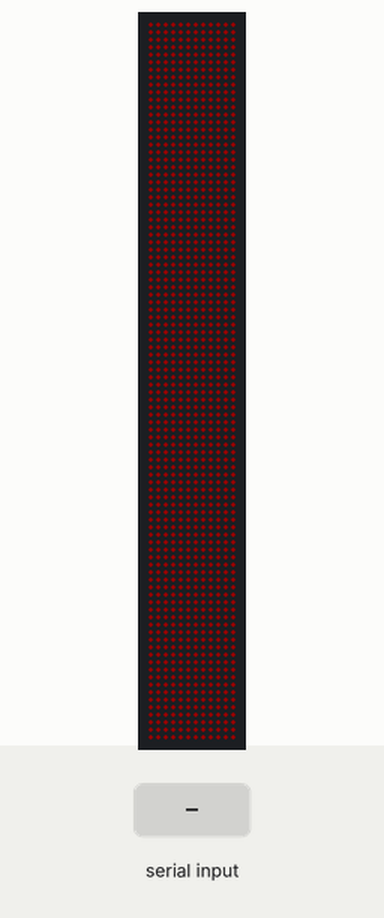
Recording of a sketch running on a simulated Teensy 3. Parts: 12×96 RGB LED matrix (first LED top left, wired row by row). The inputs (shaded band) are chosen by the test bench. Dim RGB values are drawn brighter than linear; what the sketch prints to the serial monitor is not drawn.

Above: at 0.2 s.
At 0.7 s:
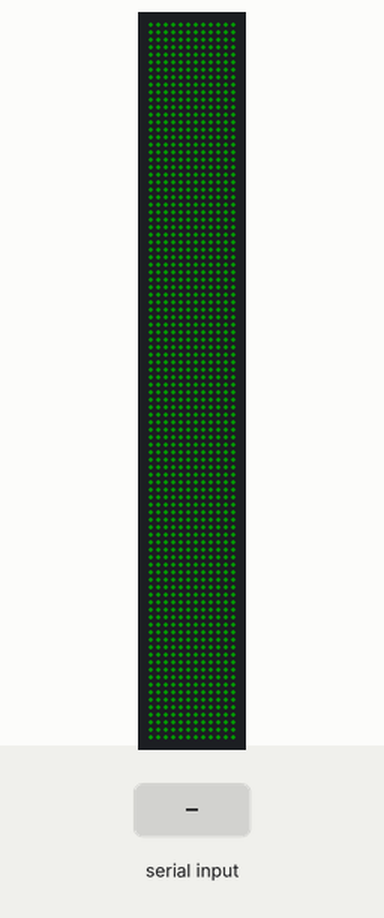
At 1.2 s:
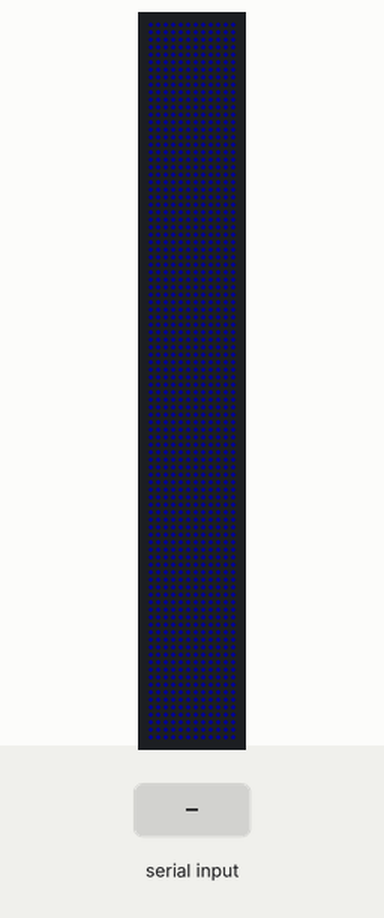
3.0 s: "?" received over Serial
Timing chart, 0 to 6.0 s (numbered marks = the images above; inputs shaded):
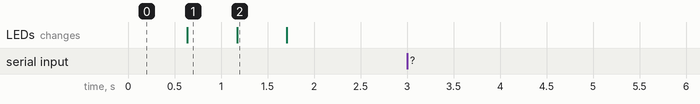

Measured:
- after the input at 3.0 s, every drawn part: stays the same
- what the display in image 1 shows lasts 0.6 s, from 0.6 s to 1.2 s

The sketch:

Arduino.ino
```cpp
// (licence header left out)
#include <OctoWS2811.h>

// The actual arrangement of the LEDs connected to this Teensy 3.0 board.
// LED_HEIGHT *must* be a multiple of 8.  When 16, 24, 32 are used, each
// strip spans 2, 3, 4 rows.  LED_LAYOUT indicates the direction the strips
// are arranged.  If 0, each strip begins on the left for its first row,
// then goes right to left for its second row, then left to right,
// zig-zagging for each successive row.
#define LED_WIDTH      12   // number of LEDs horizontally
#define LED_HEIGHT     96   // number of LEDs vertically (must be multiple of 8)
#define LED_LAYOUT     0    // 0 = even rows left->right, 1 = even rows right->left

// The portion of the video image to show on this set of LEDs.  All 4 numbers
// are percentages, from 0 to 100.  For a large LED installation with many
// Teensy 3.0 boards driving groups of LEDs, these parameters allow you to
// program each Teensy to tell the video application which portion of the
// video it displays.  By reading these numbers, the video application can
// automatically configure itself, regardless of which serial port COM number
// or device names are assigned to each Teensy 3.0 by your operating system.
#define VIDEO_XOFFSET  0
#define VIDEO_YOFFSET  0       // display entire image
#define VIDEO_WIDTH    100
#define VIDEO_HEIGHT   100

//#define VIDEO_XOFFSET  0
//#define VIDEO_YOFFSET  0     // display upper half
//#define VIDEO_WIDTH    100
//#define VIDEO_HEIGHT   50

//#define VIDEO_XOFFSET  0
//#define VIDEO_YOFFSET  50    // display lower half
//#define VIDEO_WIDTH    100
//#define VIDEO_HEIGHT   50


const int ledsPerStrip = LED_WIDTH * LED_HEIGHT / 8;

DMAMEM int displayMemory[ledsPerStrip*6];
int drawingMemory[ledsPerStrip*6];
elapsedMicros elapsedUsecSinceLastFrameSync = 0;

const int config = WS2811_800kHz; // color config is on the PC side

OctoWS2811 leds(ledsPerStrip, displayMemory, drawingMemory, config);

void setup() {
  pinMode(12, INPUT_PULLUP); // Frame Sync
  Serial.setTimeout(50);
  leds.begin();
  leds.show();
  initTest();
}

void loop() {
//
// wait for a Start-Of-Message character:
//
//   '*' = Frame of image data, with frame sync pulse to be sent
//         a specified number of microseconds after reception of
//         the first byte (typically at 75% of the frame time, to
//         allow other boards to fully receive their data).
//         Normally '*' is used when the sender controls the pace
//         of playback by transmitting each frame as it should
//         appear.
//
//   '$' = Frame of image data, with frame sync pulse to be sent
//         a specified number of microseconds after the previous
//         frame sync.  Normally this is used when the sender
//         transmits each frame as quickly as possible, and we
//         control the pacing of video playback by updating the
//         LEDs based on time elapsed from the previous frame.
//
//   '%' = Frame of image data, to be displayed with a frame sync
//         pulse is received from another board.  In a multi-board
//         system, the sender would normally transmit one '*' or '$'
//         message and '%' messages to all other boards, so every
//         Teensy 3.0 updates at the exact same moment.
//
//   '@' = Reset the elapsed time, used for '$' messages.  This
//         should be sent before the first '$' message, so many
//         frames are not played quickly if time as elapsed since
//         startup or prior video playing.
//
//   '?' = Query LED and Video parameters.  Teensy 3.0 responds
//         with a comma delimited list of information.
//
  int startChar = Serial.read();

  if (startChar == '*') {
    // receive a "master" frame - we send the frame sync to other boards
    // the sender is controlling the video pace.  The 16 bit number is
    // how far into this frame to send the sync to other boards.
    unsigned int startAt = micros();
    unsigned int usecUntilFrameSync = 0;
    int count = Serial.readBytes((char *)&usecUntilFrameSync, 2);
    if (count != 2) return;
    count = Serial.readBytes((char *)drawingMemory, sizeof(drawingMemory));
    if (count == sizeof(drawingMemory)) {
      unsigned int endAt = micros();
      unsigned int usToWaitBeforeSyncOutput = 100;
      if (endAt - startAt < usecUntilFrameSync) {
        usToWaitBeforeSyncOutput = usecUntilFrameSync - (endAt - startAt);
      }
      digitalWrite(12, HIGH);
      pinMode(12, OUTPUT);
      delayMicroseconds(usToWaitBeforeSyncOutput);
      digitalWrite(12, LOW);
      // WS2811 update begins immediately after falling edge of frame sync
      digitalWrite(13, HIGH);
      leds.show();
      digitalWrite(13, LOW);
    }

  } else if (startChar == '$') {
    // receive a "master" frame - we send the frame sync to other boards
    // we are controlling the video pace.  The 16 bit number is how long
    // after the prior frame sync to wait until showing this frame
    unsigned int usecUntilFrameSync = 0;
    int count = Serial.readBytes((char *)&usecUntilFrameSync, 2);
    if (count != 2) return;
    count = Serial.readBytes((char *)drawingMemory, sizeof(drawingMemory));
    if (count == sizeof(drawingMemory)) {
      digitalWrite(12, HIGH);
      pinMode(12, OUTPUT);
      while (elapsedUsecSinceLastFrameSync < usecUntilFrameSync) /* wait */ ;
      elapsedUsecSinceLastFrameSync -= usecUntilFrameSync;
      digitalWrite(12, LOW);
      // WS2811 update begins immediately after falling edge of frame sync
      digitalWrite(13, HIGH);
      leds.show();
      digitalWrite(13, LOW);
    }

  } else if (startChar == '%') {
    // receive a "slave" frame - wait to show it until the frame sync arrives
    pinMode(12, INPUT_PULLUP);
    unsigned int unusedField = 0;
    int count = Serial.readBytes((char *)&unusedField, 2);
    if (count != 2) return;
    count = Serial.readBytes((char *)drawingMemory, sizeof(drawingMemory));
    if (count == sizeof(drawingMemory)) {
      elapsedMillis wait = 0;
      while (digitalRead(12) != HIGH && wait < 30) ; // wait for sync high
      while (digitalRead(12) != LOW && wait < 30) ;  // wait for sync high->low
      // WS2811 update begins immediately after falling edge of frame sync
      if (wait < 30) {
        digitalWrite(13, HIGH);
        leds.show();
        digitalWrite(13, LOW);
      }
    }

  } else if (startChar == '@') {
    // reset the elapsed frame time, for startup of '$' message playing
    elapsedUsecSinceLastFrameSync = 0;

  } else if (startChar == '?') {
    // when the video application asks, give it all our info
    // for easy and automatic configuration
    Serial.print(LED_WIDTH);
    Serial.write(',');
    Serial.print(LED_HEIGHT);
    Serial.write(',');
    Serial.print(LED_LAYOUT);
    Serial.write(',');
    Serial.print(0);
    Serial.write(',');
    Serial.print(0);
    Serial.write(',');
    Serial.print(VIDEO_XOFFSET);
    Serial.write(',');
    Serial.print(VIDEO_YOFFSET);
    Serial.write(',');
    Serial.print(VIDEO_WIDTH);
    Serial.write(',');
    Serial.print(VIDEO_HEIGHT);
    Serial.write(',');
    Serial.print(0);
    Serial.write(',');
    Serial.print(0);
    Serial.write(',');
    Serial.print(0);
    Serial.println();

  } else if (startChar >= 0) {
    // discard unknown characters
  }
}

void initTest()
{
  for (int i = 0 ; i < LED_WIDTH * LED_HEIGHT ; i++)
    leds.setPixel(i, 20, 0, 0);
  leds.show();
  delay(500);
  for (int i = 0 ; i < LED_WIDTH * LED_HEIGHT  ; i++)
    leds.setPixel(i, 0, 20, 0);
  leds.show();
  delay(500);
  for (int i = 0 ; i < LED_WIDTH * LED_HEIGHT  ; i++)
    leds.setPixel(i, 0, 0, 20);
  leds.show();
  delay(500);
  for (int i = 0 ; i < LED_WIDTH * LED_HEIGHT  ; i++)
    leds.setPixel(i, 0, 0, 0);
  leds.show();
}
```
